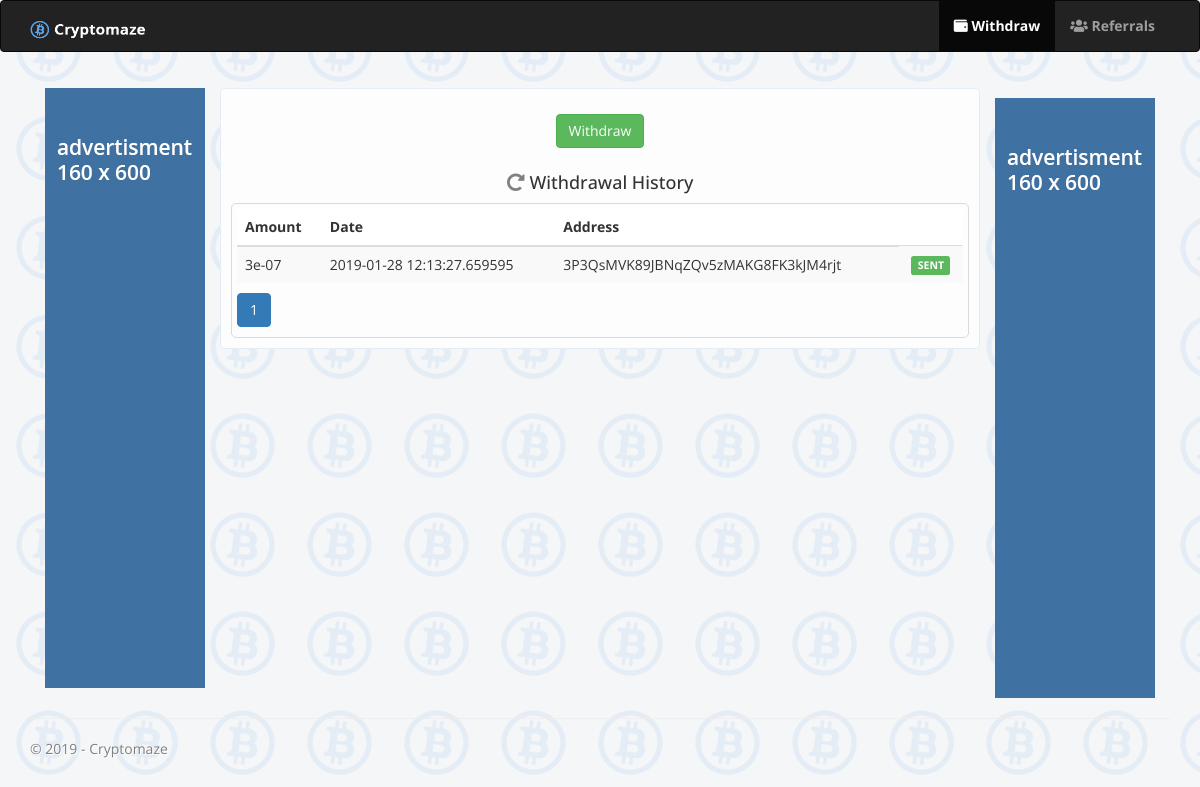
Before: /withdrawals (signed in) with the older database file.
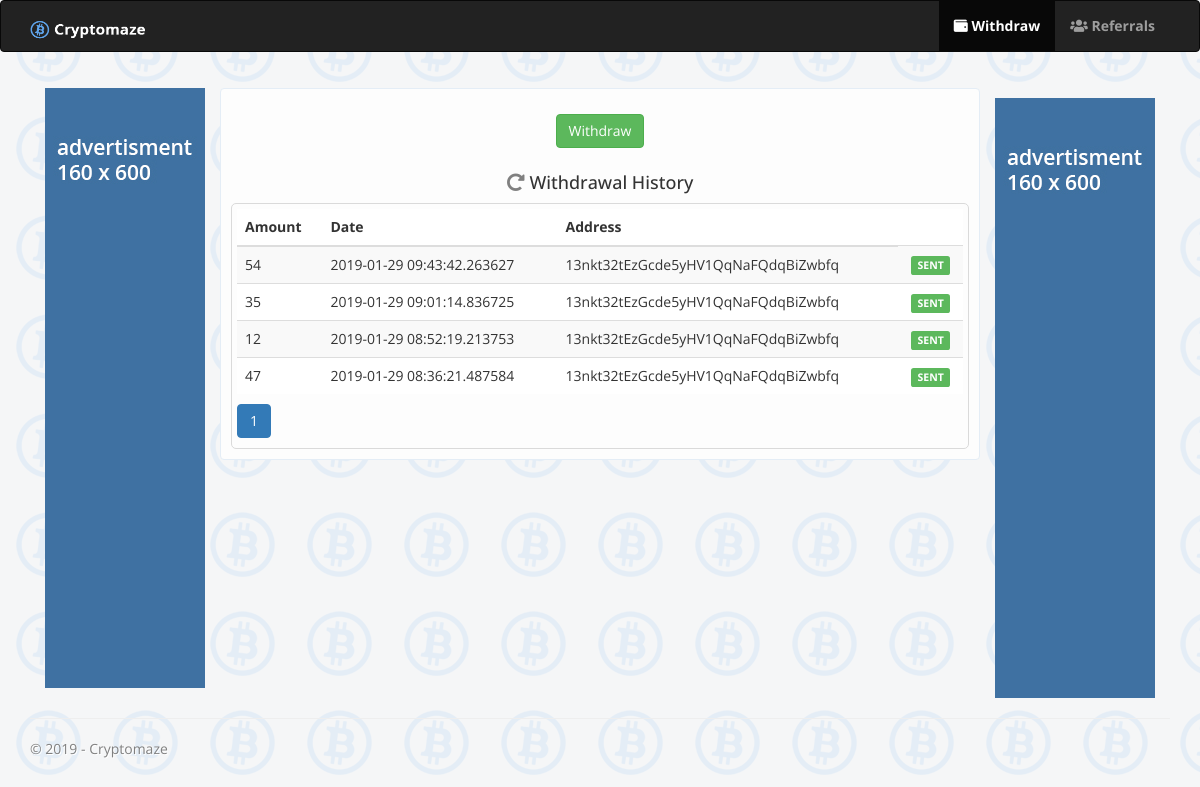
After: the same page with the newer database file.
### cryptomaze/models.py (models this page shows, shortened)
class Withdraw(db.Model):
    id = db.Column(db.Integer, primary_key=True)
    amount = db.Column(db.Integer, nullable=False)
    bitcoin_address = db.Column(db.String(120), nullable=False)
    withdraw_date = db.Column(db.DateTime, nullable=False)
    status = db.Column(db.Boolean, nullable=False, default=1)
    user_id = db.Column(db.Integer, db.ForeignKey('user.id'), nullable=False)

### cryptomaze/routes.py (the view, shortened to what this page needs)
@app.route('/withdrawals', methods=['GET', 'POST'])
@login_required
def withdrawals():
    js_scripts = ['sweetalert2.min.js', 'withdrawal-pg.js']
    withdrawform = WithdrawForm()
    btc_balance = current_user.btc_balance
    user_withdrawals = Withdraw.query.filter_by(user_id=current_user.id).order_by(desc(Withdraw.withdraw_date))
    if user_withdrawals:
        page = request.args.get('item', 1, type=int)
        user_withdrawals = user_withdrawals.paginate(page, per_page=10).items
        iter_pages = Withdraw.query.paginate(page, per_page=10).iter_pages(
            left_edge=1, right_edge=1, left_current=1, right_current=2)
        for row in user_withdrawals:
            if not row.status == 1:
                if calc_time(row.withdraw_date) >= settings.sending_time:
                    row.status = 1
                    db.session.commit()
    else:
        iter_pages = None
        page = None
    return render_template('withdrawals.html', title='Withdrawals',  faucet_name=settings.faucet_name, withdrawform=withdrawform, btc_balance=btc_balance, user_withdrawals=user_withdrawals, iter_pages=iter_pages, page=page, js_scripts=js_scripts)

### cryptomaze/forms.py
class WithdrawForm(FlaskForm):
    submit_withdraw = SubmitField('Withdraw')
    recaptcha = RecaptchaField(
        validators=[Recaptcha('Please solve recaptcha again.')])

### cryptomaze/models.py (called while the page is built)
@login_manager.user_loader
def load_user(user_id):
    return User.query.get(int(user_id))

### cryptomaze/templates/withdrawals.html (shortened to what this page needs)
{% extends 'layout.html' %}
{% block content %}
<div class="col-md-8 content">
    <div class="row">
        <div class="col">
            <form method="POST" action="">
                <div class="form-group row">
                    {{ withdrawform.submit_withdraw(class="btn btn-success") }}
                </div>
            </form>
        </div>
    </div>
    {% if user_withdrawals %}
    <h4><span class="fas fa-redo-alt" style="color: rgb(128, 128, 128)"></span> Withdrawal History</h4>
    <div class="row history-area">
        <div class="col history-table">
            <table class="table table-striped" style="background-color: white;">
                <thead>
                    <tr>
                        <th>Amount</th>
                        <th>Date</th>
                        <th>Address</th>
                    </tr>
                </thead>
                <tbody>
                    {% for withdrawal in user_withdrawals %}
                    <tr>
                        <td align="left">{{ withdrawal.amount }}</td>
                        <td align="left">{{ withdrawal.withdraw_date }}</td>
                        <td align="left">{{ withdrawal.bitcoin_address }}</td>
                        <td>{% if withdrawal.status %}<span class="label label-success">SENT</span></td>{% else %}<span
                            class="label label-default">PENDING</span></td>{% endif %}
                    </tr>
                    {% endfor %}
                </tbody>
            </table>
        </div>
        <div class="col">
            <nav style="text-align:left; margin: 0px 0px -20px 0px;">
                <ul class="pagination">
                    {% for page_num in iter_pages %}
                    {% if page_num %}
                    {% if page == page_num %}
                    <li class="page-item active"><a class="page-link" href="{{ url_for('withdrawals', item=page_num) }}">{{
                            page_num }}</a></li>
                    {% else %}
                    <li class="page-item"><a class="page-link" href="{{ url_for('withdrawals', item=page_num) }}">{{
                            page_num }}</a></li>
                    {% endif %}
                    {% else %}
                    <li class="page-item disabled"><a class="page-link" href="#"> ... </a></li>
                    {% endif %}
                    {% endfor %}
                </ul>
            </nav>
        </div>
    </div>
    {% endif %}
</div>
{% endblock content %}

### cryptomaze/templates/layout.html (shortened to what this page needs)
<!DOCTYPE html>
<html lang="en">
   <head>
      <link rel="stylesheet" href="https://use.fontawesome.com/releases/v5.6.3/css/all.css">
      <link href="{{ url_for('static', filename='bootstrap.min.css') }}" rel="stylesheet">
      <link href="{{ url_for('static', filename='style.css') }}" rel="stylesheet">
      <link href="{{ url_for('static', filename='toastr.css') }}" rel="stylesheet">
      <link href="{{ url_for('static', filename='sweetalert2.min.css') }}" rel="stylesheet">
      <link href="{{ url_for('static', filename='select2.min.css') }}" rel="stylesheet">
      <link href="//netdna.bootstrapcdn.com/bootstrap/3.0.0/css/bootstrap-glyphicons.css" rel="stylesheet">
   </head>
   <body>
      <header>
      <nav class="navbar navbar-inverse">
         <div class="container">
            <div class="navbar-header">
               <a class="navbar-brand" href="{{ url_for('home') }}">
               <img class="logo" alt="Cryptomaze logo" src="../static/img/logo.png">
               </a>
            </div>
            {% if current_user.is_authenticated %}
               {% if not index_page %}
                  <div class="collapse navbar-collapse" id="bs-example-navbar-collapse-1">
                     <ul class="nav navbar-nav navbar-right">
                        <li {% if title == "Withdrawals" %} class="nav-item active" {% endif %}><a href="{{ url_for('withdrawals') }}"><strong><span class="fas fa-wallet"></span> Withdraw</strong></a></li>
                        <li {% if title == "Referrals" %} class="nav-item active" {% endif %}><a href="{{ url_for('referral') }}"><strong><span class="fas fa-users"></span> Referrals</strong></a></li>
                     </ul>
                  </div>
               {% endif %}
            {% endif %}
         </div>
      </nav>
   </header>
      <div class="container">
         <div id="containertop">
            <div class="row">
               <div class="col-md-6 col-md-offset-3">
               </div>
            </div>
         </div>
      </div>
      <div class="container">
         <div class="col-md-2">
            <div id="ad-1">
               <img src="../static/img/ad-160x600.jpg" alt="Advertisment banner (160x600)" />
            </div>
         </div>
         {% block content %}{% endblock %}
         <div class="col-md-2">
            <div id="advertising">
               <div id="ad-2">
                  <img src="../static/img/ad-160x600.jpg" alt="Advertisment banner (160x600)" />
               </div>
            </div>
         </div>
      </div>
      <footer>
         <div class="container">
            <div class="row">
               <div class="col-md-12">
                  <hr />
                  <span style="color: grey; text-shadow: 1px 1px #ffffff;">&copy; <span id='year'></span> - {{ faucet_name }}</span>
               </div>
            </div>
         </div>
      </footer>
   </body>
</html>

### cryptomaze/static/style.css (style rules this page uses)
body { background-image: url("img/bg-img.png"); font-family: 'Open Sans', sans-serif !important; }
ul { list-style-type: none; }
.logo { width: 125px; height: 30px; }
#advertising { padding-top: 10px; }
#containertop { padding-top: 5px; padding-bottom: 10px; text-align: center; margin-right: auto; margin-left: auto; }
.content { background: #fdfdfd; border: solid 1px #e4edf6; border-radius: 4px; text-align: center; margin-right: auto; margin-left: auto; padding: 10px; }
.history-area { padding: 5px 5px 5px; margin: 0px 0px 0px 0px; border: 1px solid #dadada; border-radius: 5px; }
.history-table { margin: 0px 0px -30px 0px; }

Changed rows visible on the page:
removed Withdraw: amount "3e-07", withdraw_date "2019-01-28 12:13:27.659595", bitcoin_address "3P3QsMVK89JBNqZQv5zMAKG8FK3kJM4rjt", status "SENT"
added Withdraw: amount "54", withdraw_date "2019-01-29 09:43:42.263627", bitcoin_address "13nkt32tEzGcde5yHV1QqNaFQdqBiZwbfq", status "SENT"
added Withdraw: amount "35", withdraw_date "2019-01-29 09:01:14.836725", bitcoin_address "13nkt32tEzGcde5yHV1QqNaFQdqBiZwbfq", status "SENT"
added Withdraw: amount "12", withdraw_date "2019-01-29 08:52:19.213753", bitcoin_address "13nkt32tEzGcde5yHV1QqNaFQdqBiZwbfq", status "SENT"
added Withdraw: amount "47", withdraw_date "2019-01-29 08:36:21.487584", bitcoin_address "13nkt32tEzGcde5yHV1QqNaFQdqBiZwbfq", status "SENT"
